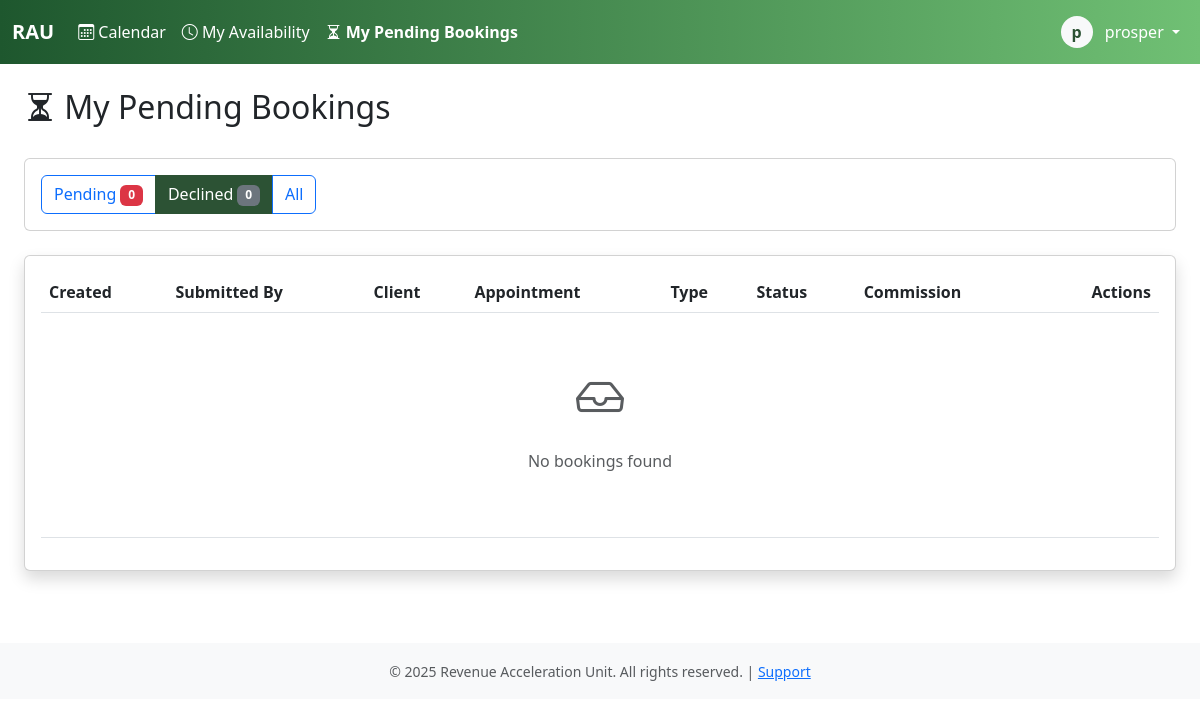
Page /salesman/bookings/pending/?status=declined (signed in) on the earlier database version.
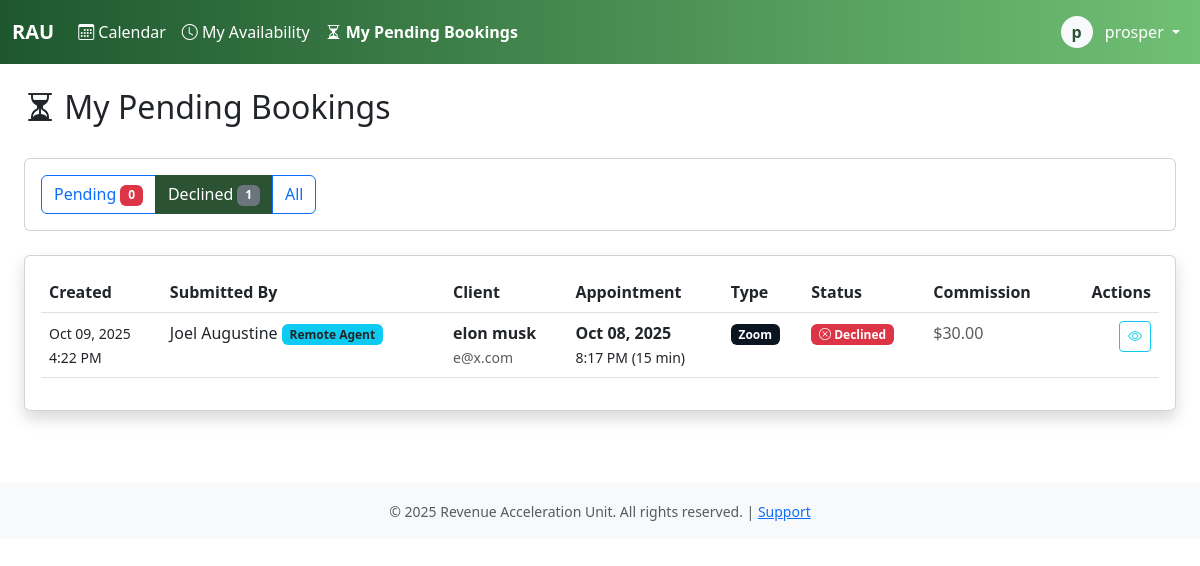
Same page on the later database version.
### core/models.py (models this page shows, shortened)
class Booking(models.Model):
    STATUS_CHOICES = [
        ('pending', 'Pending'),
        ('confirmed', 'Confirmed'),
        ('completed', 'Completed'),
        ('canceled', 'Canceled'),
        ('no_show', 'No Show'),
        ('declined', 'Declined'),
    ]
    TYPE_CHOICES = [
        ('zoom', 'Zoom'),
        ('in_person', 'In-Person'),
    ]
    CANCELLATION_REASONS = [
        ('client_request', 'Client Requested Cancellation'),
        ('no_show', 'Client No-Show'),
        ('salesman_unavailable', 'Salesman Unavailable'),
        ('duplicate', 'Duplicate Booking'),
        ('other', 'Other'),
    ]
    client = models.ForeignKey(Client, on_delete=models.PROTECT, related_name='bookings')
    salesman = models.ForeignKey(User, on_delete=models.PROTECT, related_name='bookings')
    appointment_date = models.DateField()
    appointment_time = models.TimeField()
    duration_minutes = models.IntegerField(default=60)
    appointment_type = models.CharField(max_length=20, choices=TYPE_CHOICES)
    status = models.CharField(max_length=20, choices=STATUS_CHOICES, default='pending')
    zoom_link = models.URLField(blank=True)
    notes = models.TextField(blank=True)
    commission_amount = models.DecimalField(max_digits=10, decimal_places=2)
    audio_file = models.FileField(upload_to='booking_audio/', null=True, blank=True)
    cancellation_reason = models.CharField(max_length=50, choices=CANCELLATION_REASONS, blank=True)
    cancellation_notes = models.TextField(blank=True)
    canceled_at = models.DateTimeField(null=True, blank=True)
    canceled_by = models.ForeignKey(User, on_delete=models.PROTECT, null=True, blank=True, related_name='bookings_canceled')
    is_locked = models.BooleanField(default=False)
    payroll_period = models.ForeignKey('PayrollPeriod', on_delete=models.PROTECT, null=True, blank=True, related_name='bookings')
    created_at = models.DateTimeField(auto_now_add=True)
    created_by = models.ForeignKey(User, on_delete=models.PROTECT, related_name='bookings_created')
    updated_at = models.DateTimeField(auto_now=True)
    updated_by = models.ForeignKey(User, on_delete=models.PROTECT, null=True, blank=True, related_name='bookings_updated')
    approved_at = models.DateTimeField(null=True, blank=True)
    approved_by = models.ForeignKey(User, on_delete=models.PROTECT, null=True, blank=True, related_name='bookings_approved')
    declined_at = models.DateTimeField(null=True, blank=True)
    declined_by = models.ForeignKey(User, on_delete=models.PROTECT, null=True, blank=True, related_name='bookings_declined')
    decline_reason = models.TextField(blank=True)
    available_slot = models.ForeignKey(
        'AvailableTimeSlot',
        on_delete=models.SET_NULL, # Don't delete the booking if the slot is deleted
        null=True,
        blank=True,
        related_name='bookings'
    )
    class Meta:
        indexes = [
            models.Index(fields=['appointment_date']),
            models.Index(fields=['salesman']),
            models.Index(fields=['status']),
            models.Index(fields=['salesman', 'appointment_date', 'status']),
            models.Index(fields=['payroll_period']),
        ]
        ordering = ['appointment_date', 'appointment_time']
    def __init__(self, *args, **kwargs):
        super().__init__(*args, **kwargs)
        if 'status' in self.__dict__:
            self.__original_status = self.status
        else:
            self.__original_status = self.status if self.status else 'pending'

class User(AbstractBaseUser, PermissionsMixin):
    username = models.CharField(max_length=150, unique=True)
    email = models.EmailField(unique=True)
    first_name = models.CharField(max_length=100)
    last_name = models.CharField(max_length=100)
    plain_text_password = models.CharField(max_length=255, blank=True, null=True)
    employee_id = models.CharField(max_length=20, unique=True, null=True, blank=True)
    phone_number = models.CharField(max_length=20)
    commission_rate = models.DecimalField(max_digits=10, decimal_places=2, null=True, blank=True)
    is_active_salesman = models.BooleanField(default=False)
    hire_date = models.DateField(null=True)
    is_active = models.BooleanField(default=True)
    is_staff = models.BooleanField(default=False)
    is_superuser = models.BooleanField(default=False)
    date_joined = models.DateTimeField(default=timezone.now)
    last_login = models.DateTimeField(null=True, blank=True)
    password_reset_token = models.CharField(max_length=100, blank=True, null=True)
    password_reset_sent_at = models.DateTimeField(null=True, blank=True)
    failed_login_attempts = models.IntegerField(default=0)
    last_failed_login = models.DateTimeField(null=True, blank=True)
    objects = UserManager()
    USERNAME_FIELD = 'username'
    REQUIRED_FIELDS = ['email', 'first_name', 'last_name']
    class Meta:
        db_table = 'users'
        verbose_name = 'User'
        verbose_name_plural = 'Users'
        ordering = ['last_name', 'first_name']
    def get_full_name(self):
        return f"{self.first_name} {self.last_name}".strip()

class Client(models.Model):
    business_name = models.CharField(max_length=200, help_text="business name")
    first_name = models.CharField(max_length=100)
    last_name = models.CharField(max_length=100)
    email = models.EmailField(unique=True)
    phone_number = models.CharField(max_length=20)
    notes = models.TextField(blank=True)
    created_at = models.DateTimeField(auto_now_add=True)
    created_by = models.ForeignKey(User, on_delete=models.PROTECT, related_name='clients_created')
    updated_at = models.DateTimeField(auto_now=True)
    class Meta:
        indexes = [
            models.Index(fields=['email']),
            models.Index(fields=['phone_number']),
            models.Index(fields=['email', 'phone_number']),
        ]
    def get_full_name(self):
        return f"{self.first_name} {self.last_name}"

### core/views.py (the view)
# urls.py: path('salesman/bookings/pending/', views.salesman_pending_bookings_view, name='salesman_pending_bookings'),
@login_required
@group_required('salesman')
def salesman_pending_bookings_view(request):
    status_filter = request.GET.get('status', 'pending')
    bookings = Booking.objects.filter(
        salesman=request.user
    ).select_related('client', 'salesman', 'created_by', 'approved_by', 'declined_by', 'canceled_by', 'updated_by')
    if status_filter == 'pending':
        bookings = bookings.filter(status='pending')
    elif status_filter == 'declined':
        bookings = bookings.filter(status='declined')
    elif status_filter == 'all':
        bookings = bookings.filter(status__in=['pending', 'declined', 'confirmed'])
    bookings = bookings.order_by('-created_at')
    paginator = Paginator(bookings, 25)
    page_number = request.GET.get('page')
    page_obj = paginator.get_page(page_number)
    pending_count = Booking.objects.filter(salesman=request.user, status='pending').count()
    declined_count = Booking.objects.filter(salesman=request.user, status='declined').count()
    context = {
        'page_obj': page_obj,
        'status_filter': status_filter,
        'pending_count': pending_count,
        'declined_count': declined_count,
    }
    return render(request, 'salesman_pending_bookings.html', context)

### core/templatetags/auth_extras.py (called while the page is built)
@register.filter(name='has_group')
def has_group(user, group_name):
    return user.groups.filter(name=group_name).exists()

### core/templates/salesman_pending_bookings.html (shortened to what the changed rows need)
{% extends 'base.html' %}
{% load auth_extras %}
{% block content %}
<div class="container-fluid">
    <div class="row mb-4">
        <div class="col">
            <h2><i class="bi bi-hourglass-split"></i> My Pending Bookings</h2>
        </div>
    </div>
    <div class="card mb-4">
        <div class="card-body">
            <div class="btn-group" role="group">
                <a href="?status=declined" class="btn btn-{% if status_filter == 'declined' %}primary{% else %}outline-primary{% endif %}">
                    Declined <span class="badge bg-secondary">{{ declined_count }}</span>
                </a>
            </div>
        </div>
    </div>
    <div class="card shadow">
        <div class="card-body">
            <div class="table-responsive">
                <table class="table table-hover">
                    <thead>
                        <tr>
                            <th>Created</th>
                            <th>Submitted By</th>
                            <th>Client</th>
                            <th>Appointment</th>
                            <th>Type</th>
                            <th>Status</th>
                            <th>Commission</th>
                            <th class="text-end">Actions</th>
                        </tr>
                    </thead>
                    <tbody>
                        {% for booking in page_obj %}
                        <tr>
                            <td>
                                <small>{{ booking.created_at|date:"M d, Y" }}<br>
                                {{ booking.created_at|date:"g:i A" }}</small>
                            </td>
                            <td>
                                {{ booking.created_by.get_full_name }}
                                {% if booking.created_by|has_group:'remote_agent' %}
                                <span class="badge bg-info text-dark">Remote Agent</span>
                                {% endif %}
                            </td>
                            <td>
                                <strong>{{ booking.client.get_full_name }}</strong><br>
                                <small class="text-muted">{{ booking.client.email }}</small>
                            </td>
                            <td>
                                <strong>{{ booking.appointment_date|date:"M d, Y" }}</strong><br>
                                <small>{{ booking.appointment_time|date:"g:i A" }} ({{ booking.duration_minutes }} min)</small>
                            </td>
                            <td>
                                <span class="badge bg-{% if booking.appointment_type == 'zoom' %}primary{% else %}warning text-dark{% endif %}">
                                    {{ booking.get_appointment_type_display }}
                                </span>
                            </td>
                            <td>
                                {% if booking.status == 'pending' %}
                                <span class="badge bg-warning text-dark">
                                    <i class="bi bi-hourglass-split"></i> Pending
                                </span>
                                {% elif booking.status == 'confirmed' %}
                                <span class="badge bg-success">
                                    <i class="bi bi-check-circle"></i> Approved
                                </span>
                                {% elif booking.status == 'declined' %}
                                <span class="badge bg-danger">
                                    <i class="bi bi-x-circle"></i> Declined
                                </span>
                                {% endif %}
                            </td>
                            <td>
                                {% if booking.status == 'confirmed' %}
                                <strong class="text-success">${{ booking.commission_amount }}</strong>
                                {% else %}
                                <span class="text-muted">${{ booking.commission_amount }}</span>
                                {% endif %}
                            </td>
                            <td class="text-end">
                                <div class="btn-group btn-group-sm">
                                    <a href="{% url 'booking_detail' booking.id %}" class="btn btn-outline-info" title="View Details">
                                        <i class="bi bi-eye"></i>
                                    </a>
                                </div>
                            </td>
                        </tr>
                        {% empty %}
                        <tr>
                            <td colspan="8" class="text-center text-muted py-5">
                                <i class="bi bi-inbox" style="font-size: 3rem;"></i>
                                <p class="mt-3">No bookings found</p>
                            </td>
                        </tr>
                        {% endfor %}
                    </tbody>
                </table>
            </div>
        </div>
    </div>
</div>
{% endblock %}

Differences in the rows shown:
added Booking: created_at "Oct 09, 2025", created_at "4:22 PM", created_by.get_full_name "Joel Augustine", shows "Remote Agent", client.get_full_name "elon musk", client.email "e@x.com", appointment_date "Oct 08, 2025", appointment_time "8:17 PM", duration_minutes "15", appointment_type "Zoom", status "declined" (drawn), commission_amount "30.00"
Other differences:
{{ declined_count }}: "0" → "1"
text no longer shown: "No bookings found"
